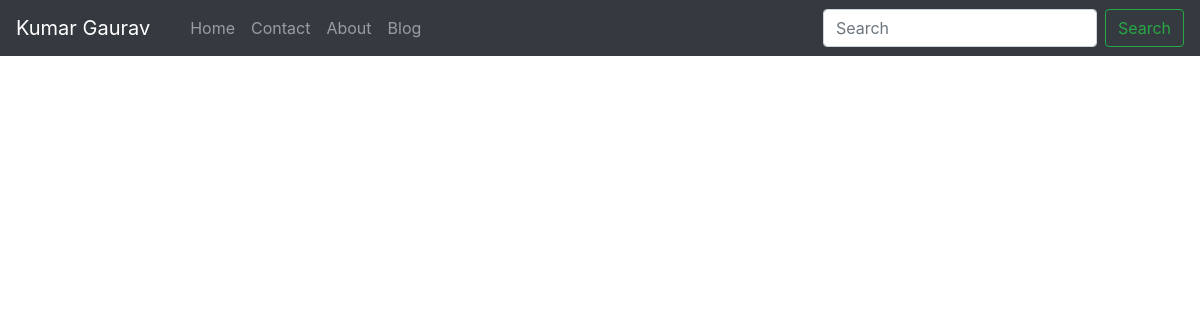
/blog/, run on an earlier commit of the app's database.
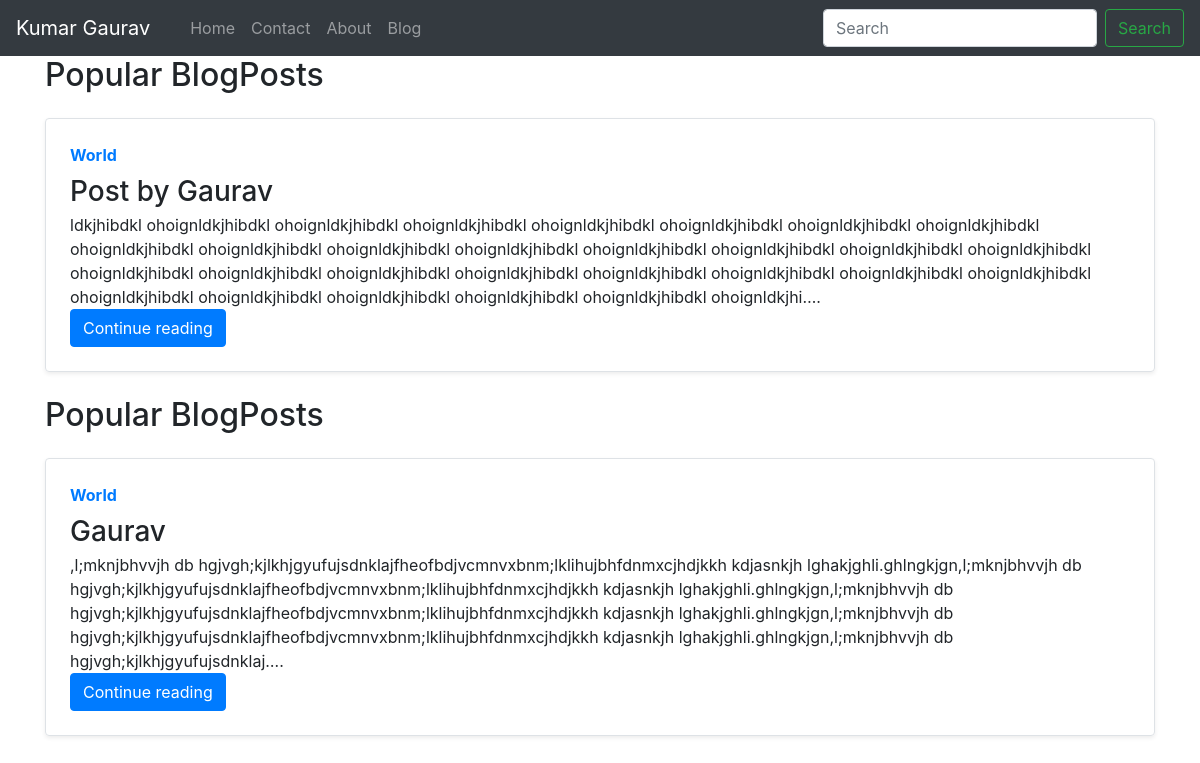
And on a later commit of the database.
### blog/models.py (models this page shows, shortened)
class Post(models.Model):
    sno = models.AutoField(primary_key=True)
    title = models.CharField(max_length=200)
    content = models.TextField()
    author = models.CharField(max_length=13)
    slug = models.CharField(max_length=100)
    timestamp = models.DateTimeField(blank=True)

### blog/views.py (the view)
# urls.py: path('',views.blogHome,name='blogHome'),
def blogHome(request):
    allPosts = Post.objects.all()
    context = {'allPosts':allPosts}
    return render(request,'blog/blogHome.html', context)

### templates/blog/blogHome.html (shortened to what this page needs)
{% extends 'base.html' %}
{% block body %}
{% for post in allPosts %}
<div class="container">
  <h2>Popular BlogPosts</h2>
  <div class="row no-gutters border rounded overflow-hidden flex-md-row my-4 mb-4 shadow-sm h-md-250 position-relative">
    <div class="col p-4 d-flex flex-column position-static">
      <strong class="d-inline-block mb-2 text-primary">World</strong>
      <h3 class="mb-0">{{post.title}}</h3>
      <p class="card-text mb-auto">{{post.content | truncatechars:500 }}.</p>
        <div>
          <a href="/blog/{{post.slug}}" role="button" class="btn btn-primary">Continue reading</a>
        </div>
    </div>
  </div>
</div>
{% endfor %}
 {% endblock body %}

### templates/base.html (shortened to what this page needs)
<!doctype html>
<html lang="en">
  <head>
    <link rel="stylesheet" href="https://stackpath.bootstrapcdn.com/bootstrap/4.4.1/css/bootstrap.min.css">
  </head>
  <body>
    <nav class="navbar navbar-expand-lg navbar-dark bg-dark">
        <a class="navbar-brand" href="/">Kumar Gaurav</a>
        <div class="collapse navbar-collapse" id="navbarSupportedContent">
          <ul class="navbar-nav mr-auto mx-3">
            <li class="nav-item {% block homeactive %} {% endblock homeactive %}">
              <a class="nav-link" href="/"> Home</a>
            </li>
            <li class="nav-item {% block Contactactive %} {% endblock Contactactive %}">
              <a class="nav-link" href="/contact"> Contact</a>
            </li>
             <li class="nav-item {% block aboutactive %} {% endblock aboutactive %}">
              <a class="nav-link" href="/about"> About</a>
            </li>
             <li class="nav-item {% block blogactive %} {% endblock blogactive%}">
              <a class="nav-link" href="/blog"> Blog</a>
            </li>
          </ul>
          <form class="form-inline my-2 my-lg-0">
            <input class="form-control mr-sm-2" type="search" placeholder="Search" aria-label="Search">
            <button class="btn btn-outline-success my-2 my-sm-0" type="submit">Search</button>
          </form>
        </div>
      </nav>
 {% block body %} {% endblock body %}
  </body>
</html>

What changed in the data, as far as the page shows it:
added Post: title "Post by Gaurav", content "ldkjhibdkl ohoignldkjhibdkl ohoignldkjhibdkl ohoignldkjhibdkl ohoignldkjhibdkl ohoignldkjhibdkl ohoignldkjhibdkl ohoignldkjhibdkl ohoignldkjhibdkl ohoignldkjhibdkl ohoignldkjhibdkl ohoignldkjhibdkl ohoignldkjhibdkl ohoignldkjhibdkl ohoignldkjhibdkl ohoignldkjhibdkl ohoignldkjhibdkl ohoignldkjhibdkl ohoignldkjhibdkl ohoignldkjhibdkl ohoignldkjhibdkl ohoignldkjhibdkl ohoignldkjhibdkl ohoignldkjhibdkl ohoignldkjhibdkl ohoignldkjhibdkl ohoignldkjhibdkl ohoignldkjhibdkl ohoignldkjhibdkl ohoignldkjhi…"
added Post: title "Gaurav", content ",l;mknjbhvvjh db hgjvgh;kjlkhjgyufujsdnklajfheofbdjvcmnvxbnm;lklihujbhfdnmxcjhdjkkh kdjasnkjh lghakjghli.ghlngkjgn,l;mknjbhvvjh db hgjvgh;kjlkhjgyufujsdnklajfheofbdjvcmnvxbnm;lklihujbhfdnmxcjhdjkkh kdjasnkjh lghakjghli.ghlngkjgn,l;mknjbhvvjh db hgjvgh;kjlkhjgyufujsdnklajfheofbdjvcmnvxbnm;lklihujbhfdnmxcjhdjkkh kdjasnkjh lghakjghli.ghlngkjgn,l;mknjbhvvjh db hgjvgh;kjlkhjgyufujsdnklajfheofbdjvcmnvxbnm;lklihujbhfdnmxcjhdjkkh kdjasnkjh lghakjghli.ghlngkjgn,l;mknjbhvvjh db hgjvgh;kjlkhjgyufujsdnklaj…"
